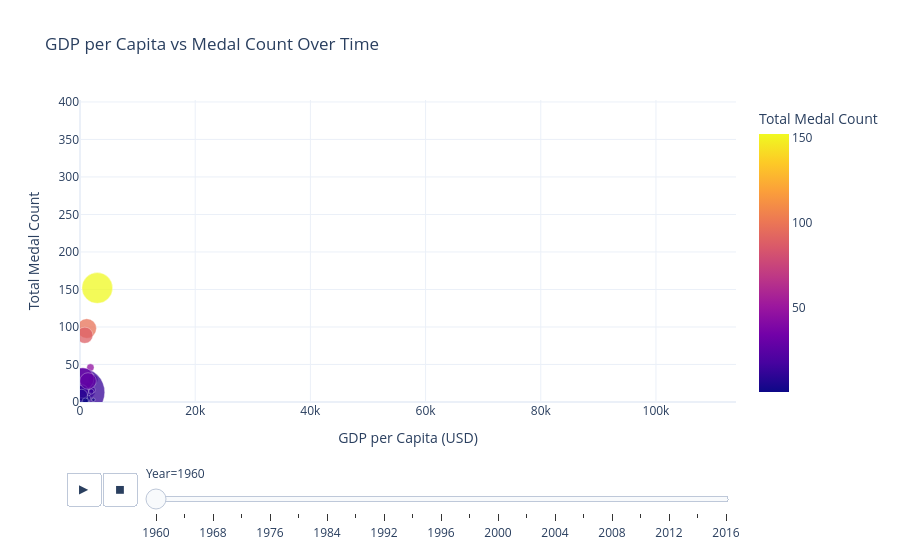

Notebook cell for this chart:
### Markdown cell above
### 6.1 GDP vs medals

### Code cell
medals_df = olympics[
    olympics["medal"].notna() &
    olympics["gdp_per_capita"].notna() &
    olympics["population"].notna()
].copy()

country_medals = (
    medals_df
    .groupby(["year", "country"], as_index=False)
    .agg(
        medal_count=("medal", "count"),
        gdp_per_capita=("gdp_per_capita", "median"),
        population=("population", "median")
    )
)

fig = px.scatter(
    country_medals,
    x="gdp_per_capita",
    y="medal_count",
    size="population",
    color="medal_count",
    animation_frame="year",
    hover_name="country",
    title="GDP per Capita vs Medal Count Over Time",
    labels={
        "gdp_per_capita": "GDP per Capita (USD)",
        "medal_count": "Total Medal Count",
        "population": "Population",
        "year": "Year"
    },
    size_max=60,
    template="plotly_white",
    color_continuous_scale="Plasma",
    range_x=[0, country_medals["gdp_per_capita"].max() * 1.05],
    range_y=[0, country_medals["medal_count"].max() * 1.1]
)

fig.update_traces(marker=dict(line=dict(width=0.4, color="white"), opacity=0.75))
fig.show()

### Figure 1 — Plotly figure (JSON) as saved in the notebook; plotly's stock layout.template omitted (floating-point values rounded to 4 significant figures)
{"data": [{"hovertemplate": "<b>%{hovertext}</b><br><br>Year=1960<br>GDP per Capita (USD)=%{x}<br>Total Medal Count=%{marker.color}<br>Population=%{marker.size}<extra></extra>", "hovertext": ["Argentina", "Australia", "Austria", "Belgium", "Brazil", "Canada", "Denmark", "Ethiopia", "Finland", "France", "Germany", "Ghana", "Greece", "India", "Iran", "Iraq", "Italy", "Japan", "Mexico", "Morocco", "Netherlands", "New Zealand", "Norway", "Pakistan", "Portugal", "South Africa", "Spain", "Sweden", "Switzerland", "Syria", "Trinidad", "Turkey", "UK", "USA", "Venezuela"], "legendgroup": "", "marker": {"color": [4, 46, 9, 4, 13, 30, 23, 1, 19, 15, 98, 1, 3, 13, 4, 1, 89, 31, 1, 1, 5, 3, 11, 14, 2, 3, 14, 16, 14, 2, 5, 9, 28, 152, 1], "coloraxis": "coloraxis", "line": {"color": "white", "width": 0.4}, "opacity": 0.75, "size": [20480000.0, 10280000.0, 7048000.0, 9153000.0, 72180000.0, 17910000.0, 4580000.0, 22150000.0, 4430000.0, 46620000.0, 72810000.0, 6635000.0, 8332000.0, 450500000.0, 21910000.0, 7290000.0, 50200000.0, 93220000.0, 37770000.0, 12330000.0, 11490000.0, 2372000.0, 3581000.0, 44990000.0, 8858000.0, 17100000.0, 30460000.0, 7485000.0, 5328000.0, 4574000.0, 848000.0, 27470000.0, 52400000.0, 180700000.0, 8142000.0], "sizemode": "area", "sizeref": 383000.0, "symbol": "circle"}, "mode": "markers", "name": "", "orientation": "v", "showlegend": false, "type": "scatter", "x": [778.3, 1813.0, 939.9, 1290.0, 235.3, 2265.0, 1389.0, 75.34, 1192.0, 1307.0, 1162.0, 174.9, 513.1, 84.93, 195.6, 218.9, 836.9, 508.7, 355.1, 174.8, 1156.0, 2334.0, 1451.0, 82.02, 377.0, 532.1, 408.0, 2128.0, 1954.0, 183.5, 634.0, 267.1, 1398.0, 3000.0, 939.2], "xaxis": "x", "y": [4, 46, 9, 4, 13, 30, 23, 1, 19, 15, 98, 1, 3, 13, 4, 1, 89, 31, 1, 1, 5, 3, 11, 14, 2, 3, 14, 16, 14, 2, 5, 9, 28, 152, 1], "yaxis": "y"}], "layout": {"coloraxis": {"colorbar": {"title": {"text": "Total Medal Count"}}, "colorscale": [[0, "#0d0887"], [0.1111, "#46039f"], [0.2222, "#7201a8"], [0.3333, "#9c179e"], [0.4444, "#bd3786"], [0.5556, "#d8576b"], [0.6667, "#ed7953"], [0.7778, "#fb9f3a"], [0.8889, "#fdca26"], [1, "#f0f921"]]}, "legend": {"itemsizing": "constant", "tracegroupgap": 0}, "sliders": [{"active": 0, "currentvalue": {"prefix": "Year="}, "len": 0.9, "pad": {"b": 10, "t": 60}, "steps": [{"args": [["1960"], {"frame": {"duration": 0, "redraw": false}, "fromcurrent": true, "mode": "immediate", "transition": {"duration": 0, "easing": "linear"}}], "label": "1960", "method": "animate"}, {"args": [["1964"], {"frame": {"duration": 0, "redraw": false}, "fromcurrent": true, "mode": "immediate", "transition": {"duration": 0, "easing": "linear"}}], "label": "1964", "method": "animate"}, {"args": [["1968"], {"frame": {"duration": 0, "redraw": false}, "fromcurrent": true, "mode": "immediate", "transition": {"duration": 0, "easing": "linear"}}], "label": "1968", "method": "animate"}, {"args": [["1972"], {"frame": {"duration": 0, "redraw": false}, "fromcurrent": true, "mode": "immediate", "transition": {"duration": 0, "easing": "linear"}}], "label": "1972", "method": "animate"}, {"args": [["1976"], {"frame": {"duration": 0, "redraw": false}, "fromcurrent": true, "mode": "immediate", "transition": {"duration": 0, "easing": "linear"}}], "label": "1976", "method": "animate"}, {"args": [["1980"], {"frame": {"duration": 0, "redraw": false}, "fromcurrent": true, "mode": "immediate", "transition": {"duration": 0, "easing": "linear"}}], "label": "1980", "method": "animate"}, {"args": [["1984"], {"frame": {"duration": 0, "redraw": false}, "fromcurrent": true, "mode": "immediate", "transition": {"duration": 0, "easing": "linear"}}], "label": "1984", "method": "animate"}, {"args": [["1988"], {"frame": {"duration": 0, "redraw": false}, "fromcurrent": true, "mode": "immediate", "transition": {"duration": 0, "easing": "linear"}}], "label": "1988", "method": "animate"}, {"args": [["1992"], {"frame": {"duration": 0, "redraw": false}, "fromcurrent": true, "mode": "immediate", "transition": {"duration": 0, "easing": "linear"}}], "label": "1992", "method": "animate"}, {"args": [["1994"], {"frame": {"duration": 0, "redraw": false}, "fromcurrent": true, "mode": "immediate", "transition": {"duration": 0, "easing": "linear"}}], "label": "1994", "method": "animate"}, {"args": [["1996"], {"frame": {"duration": 0, "redraw": false}, "fromcurrent": true, "mode": "immediate", "transition": {"duration": 0, "easing": "linear"}}], "label": "1996", "method": "animate"}, {"args": [["1998"], {"frame": {"duration": 0, "redraw": false}, "fromcurrent": true, "mode": "immediate", "transition": {"duration": 0, "easing": "linear"}}], "label": "1998", "method": "animate"}, {"args": [["2000"], {"frame": {"duration": 0, "redraw": false}, "fromcurrent": true, "mode": "immediate", "transition": {"duration": 0, "easing": "linear"}}], "label": "2000", "method": "animate"}, {"args": [["2002"], {"frame": {"duration": 0, "redraw": false}, "fromcurrent": true, "mode": "immediate", "transition": {"duration": 0, "easing": "linear"}}], "label": "2002", "method": "animate"}, {"args": [["2004"], {"frame": {"duration": 0, "redraw": false}, "fromcurrent": true, "mode": "immediate", "transition": {"duration": 0, "easing": "linear"}}], "label": "2004", "method": "animate"}, {"args": [["2006"], {"frame": {"duration": 0, "redraw": false}, "fromcurrent": true, "mode": "immediate", "transition": {"duration": 0, "easing": "linear"}}], "label": "2006", "method": "animate"}, {"args": [["2008"], {"frame": {"duration": 0, "redraw": false}, "fromcurrent": true, "mode": "immediate", "transition": {"duration": 0, "easing": "linear"}}], "label": "2008", "method": "animate"}, {"args": [["2010"], {"frame": {"duration": 0, "redraw": false}, "fromcurrent": true, "mode": "immediate", "transition": {"duration": 0, "easing": "linear"}}], "label": "2010", "method": "animate"}, {"args": [["2012"], {"frame": {"duration": 0, "redraw": false}, "fromcurrent": true, "mode": "immediate", "transition": {"duration": 0, "easing": "linear"}}], "label": "2012", "method": "animate"}, {"args": [["2014"], {"frame": {"duration": 0, "redraw": false}, "fromcurrent": true, "mode": "immediate", "transition": {"duration": 0, "easing": "linear"}}], "label": "2014", "method": "animate"}, {"args": [["2016"], {"frame": {"duration": 0, "redraw": false}, "fromcurrent": true, "mode": "immediate", "transition": {"duration": 0, "easing": "linear"}}], "label": "2016", "method": "animate"}], "x": 0.1, "xanchor": "left", "y": 0, "yanchor": "top"}], "title": {"text": "GDP per Capita vs Medal Count Over Time"}, "updatemenus": [{"buttons": [{"args": [null, {"frame": {"duration": 500, "redraw": false}, "fromcurrent": true, "mode": "immediate", "transition": {"duration": 500, "easing": "linear"}}], "label": "&#9654;", "method": "animate"}, {"args": [[null], {"frame": {"duration": 0, "redraw": false}, "fromcurrent": true, "mode": "immediate", "transition": {"duration": 0, "easing": "linear"}}], "label": "&#9724;", "method": "animate"}], "direction": "left", "pad": {"r": 10, "t": 70}, "showactive": false, "type": "buttons", "x": 0.1, "xanchor": "right", "y": 0, "yanchor": "top"}], "xaxis": {"anchor": "y", "domain": [0, 1], "range": [0, 113900.0], "title": {"text": "GDP per Capita (USD)"}}, "yaxis": {"anchor": "x", "domain": [0, 1], "range": [0, 402.6], "title": {"text": "Total Medal Count"}}}}
